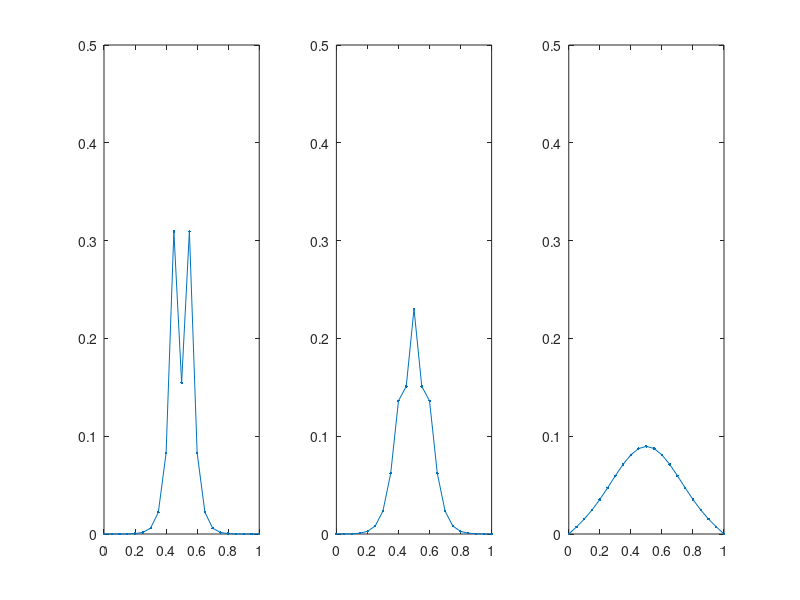

This chart was generated by the following MATLAB code:
x = linspace(0,1,21);
y0 = zeros(19,1);
y1 = zeros(19,1);
y2 = zeros(19,1);
y3 = zeros(19,1);
y0(10) = 1;
A = -2*diag(diag(ones(19,19)))+diag(diag(ones(18,18)),1)+diag(diag(ones(18,18)),-1);
I = diag(diag(ones(19,19)));
for i = 1:10
    y0 = (I-0.5.*A)^(-1)*(I+0.5.*A)*y0;
    if i == 1
        y1 = y0;
    end
    if i == 2
        y2 = y0;
    end
    if i == 10
        y3 = y0;
    end
end
y1 = [0;y1;0];
y2 = [0;y2;0];
y3 = [0;y3;0];

subplot(1,3,1);
plot(x,y1,'.-');
axis([0 1 0 0.5]);
subplot(1,3,2);
plot(x,y2,'.-');
axis([0 1 0 0.5]);
subplot(1,3,3);
plot(x,y3,'.-');
axis([0 1 0 0.5]);
